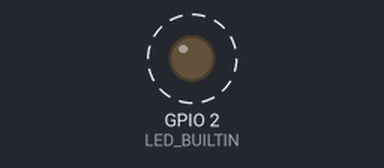
Bench run of a sketch on a simulated ESP8266 (NodeMCU). On the bench: output pins drawn as LEDs (lit = HIGH, except the on-board LED, lit = LOW). Dashed ring = blinking. WiFi joins after 1.5 s; servers stay silent unless stated; no MQTT or app messages arrive unless stated; what the sketch prints to the serial monitor is not drawn.

Above: at 1.61 s.
Timing chart, 0 to 4.6 s (numbered marks = the images above):
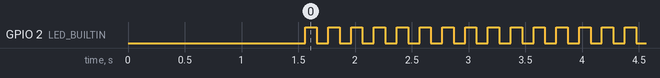

Measured:
- by itself, GPIO 2 (LED_BUILTIN): alternates HIGH for 0.10 s and LOW for 0.10 s
- by itself, everything shown: repeats every 5.2 s, in 26 steps

The sketch:

quitto_esp8266_NodeRED_AWS_With_Temp_Beetle_UART_Only_18_Aug.ino
```cpp
/*****

 All the resources for this project:
 http://randomnerdtutorials.com/

 THIS IS THE FIRST WORKING PROJECT CREATED BY XI MENG
 for real-time uploading sensor data to the cloud

*****/


#include <ESP8266WiFi.h>
#include <PubSubClient.h>
#include <Wire.h>


// Change the credentials below, so your ESP8266 connects to your router
const char* ssid = "SimonMiix320";
const char* password = "82517802";

// Change the variable to your Raspberry Pi IP address, so it connects to your MQTT broker
const char* mqttServer = "13.229.141.7";  //This is the IP address of the AWS server
const int mqttPort = 1883;                  //port 1883 was specifically allocated to mosquitto for MQTT use
//const char* mqttServer = "m10.cloudmqtt.com";
//const int mqttPort = 18647;
//const char* mqttUser = "xjerpjsc";          // For cloutMQTT(disabled)
//const char* mqttPassword = "Fg5cFpOtwf2F";  //^^^^^^^^^^^^^^^^^^^^^^^^^^^
WiFiClient espClient;
PubSubClient client(espClient);


// Don't change the function below. This functions connects your ESP8266 to your router
void setup_wifi() {
  delay(10);
  // We start by connecting to a WiFi network
  Serial.println();
  Serial.print("Connecting to ");
  Serial.println(ssid);
  WiFi.begin(ssid, password);
  while (WiFi.status() != WL_CONNECTED) {
    delay(500);
    Serial.print(".");
  }
  Serial.println("");
  Serial.print("WiFi connected - ESP IP address: ");
  Serial.println(WiFi.localIP());
}


//In "Callback" function, ESP listening for command via WIFI
// This functions is executed when some device publishes a message to a topic that your ESP8266 is subscribed to
// Change the function below to add logic to your program, so when a device publishes a message to a topic that
// your ESP8266 is subscribed you can actually do something

void initialise_MQTT() {

  client.setServer(mqttServer, mqttPort);

  while (!client.connected()) {
    Serial.println("Connecting to MQTT...");

    if (client.connect("ESP8266Client")) {
      Serial.println("connected");
      //strip.setPixelColor(0, 0, 255, 0); // Green, means connected to MQTT server
      //strip.show();
    } else {
      Serial.print("failed with state ");
      Serial.print(client.state());
      //strip.setPixelColor(0, 255, 255, 0); // Yellow means MQTT connection issue
      //strip.show();
      delay(2000);
    }
  }
}


// This functions reconnects your ESP8266 to your MQTT broker
// Change the function below if you want to subscribe to more topics with your ESP8266
void reconnect() {
  client.setServer(mqttServer, mqttPort);
  // Loop until we're reconnected
  while (!client.connected()) {
    Serial.print("Attempting MQTT connection...");
    // Attempt to connect
    if (client.connect("ESP8266Client")) {
      Serial.println("connected");
      // Subscribe or resubscribe to a topic
      // You can subscribe to more topics (to control more LEDs in this example)
      client.subscribe("room/lamp");
    } else {
      Serial.print("failed, rc=");
      Serial.print(client.state());
      Serial.println(" try again in 5 seconds");
      // Wait 5 seconds before retrying
      delay(5000);
    }
  }
}


// The setup function sets your ESP GPIOs to Outputs, starts the serial communication at a baud rate of 115200
void setup() {
  Serial.begin(115200);
  setup_wifi();
  initialise_MQTT();
  pinMode(LED_BUILTIN, OUTPUT);

}


double temp_ble;

void loop() {

  //Indicate the status of WIFI module
  digitalWrite(LED_BUILTIN,HIGH);
  delay(100);
  digitalWrite(LED_BUILTIN,LOW);
  delay(100);

  //Checking for connection status
  if (!client.connected()) {
    reconnect();
  }
  if(!client.loop())
    client.connect("ESP8266Client");


  //Checking if there is any data in UART buffer
  if(Serial.available()>0){
    temp_ble = Serial.read();
    Serial.println(temp_ble);
  }
  else{
    Serial.println("waiting for temp_ble data...");
   }

  char temp_blebuffer[11];
  dtostrf(temp_ble,10,2,temp_blebuffer);

  // Publishes temp_ble value
  //PUBLISHING!!
  client.publish("wearable/temp", temp_blebuffer);

}
```
